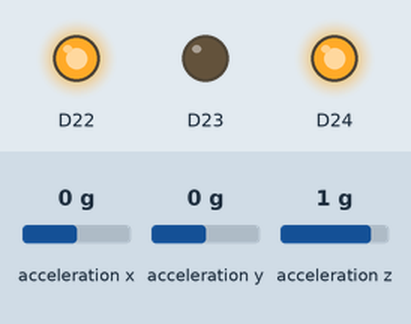
Recording of a program running on a simulated Arduino Nano 33 BLE. Shown: output pins drawn as LEDs (lit = HIGH). Inputs (shaded band) come from the test bench; at power-on: acceleration z 1 g, acceleration x 0 g, acceleration y 0 g.

Above: at 1.2 s.
1.3 s: acceleration z set to 1.3 g
At 2.6 s:
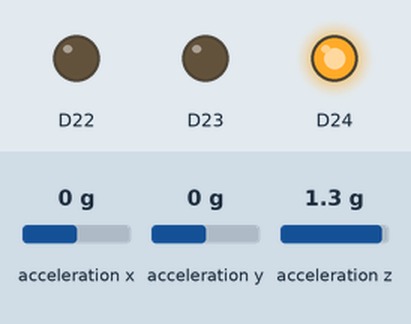
2.9 s: acceleration z set to -1.4 g
At 4.2 s:
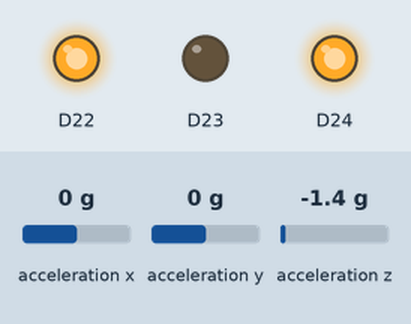
4.5 s: acceleration z set to 1.4 g
At 5.8 s:
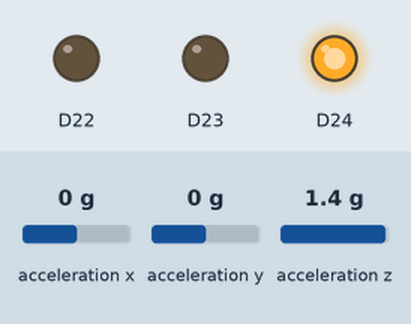
Timing chart, 0 to 7.5 s (numbered marks = the images above; inputs shaded):
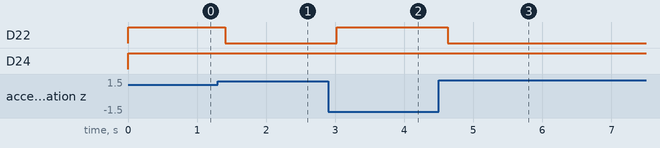

Measured:
- the behaviour switches between 1.1 and 1.2 g on acceleration z (found by bisection; images 0 and 1)
- after the input at 1.3 s, D22: HIGH → LOW after 0.11 s
- after the input at 2.9 s, D22: LOW → HIGH after 0.12 s
- after the input at 4.5 s, D22: HIGH → LOW after 0.13 s

The program:

main.cpp
```cpp
#include <Arduino.h>
#include <Arduino_BMI270_BMM150.h>

void setred() {
  digitalWrite(LEDR, LOW);
  digitalWrite(LEDG, HIGH);
  digitalWrite(LEDB, HIGH);
}

void setyellow() {
  digitalWrite(LEDR, LOW);
  digitalWrite(LEDG, LOW);
  digitalWrite(LEDB, HIGH);
}

void setgreen() {
  digitalWrite(LEDR, HIGH);
  digitalWrite(LEDG, LOW);
  digitalWrite(LEDB, HIGH);
}

void beginLED() {
  pinMode(LEDR, OUTPUT);
  pinMode(LEDG, OUTPUT);
  pinMode(LEDB, OUTPUT);
}

void emitColor(int color) {
    if (color == 0) {
        setgreen();
    } else if (color == 1) {
        setyellow();
    } else if (color == 2) {
        setred();
    }
}

void setup() {
  IMU.begin();
  beginLED();
}

void loop() {
  float ax, ay, az;

  if (IMU.accelerationAvailable()) {
    IMU.readAcceleration(ax, ay, az);
  }

  if (az < 1.2) {
     emitColor(0);
  } else if (az > 1.2 && az < 1.8) {
     emitColor(1);
  } else {
     emitColor(2);
  }

  delay(200);
}
```
